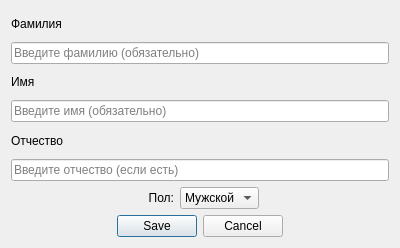
<?xml version="1.0" encoding="UTF-8"?>
<ui version="4.0">
 <class>Dialog</class>
 <widget class="QDialog" name="Dialog">
  <property name="geometry">
   <rect>
    <x>0</x>
    <y>0</y>
    <width>400</width>
    <height>248</height>
   </rect>
  </property>
  <property name="windowTitle">
   <string>Редактор профиля</string>
  </property>
  <layout class="QVBoxLayout" name="verticalLayout_2">
   <item>
    <layout class="QVBoxLayout" name="verticalLayout">
     <item>
      <widget class="QLabel" name="label">
       <property name="text">
        <string>Фамилия</string>
       </property>
      </widget>
     </item>
     <item>
      <widget class="QLineEdit" name="lineEditLastName">
       <property name="placeholderText">
        <string>Введите фамилию (обязательно)</string>
       </property>
      </widget>
     </item>
     <item>
      <widget class="QLabel" name="label_2">
       <property name="text">
        <string>Имя</string>
       </property>
      </widget>
     </item>
     <item>
      <widget class="QLineEdit" name="lineEditFirstName">
       <property name="placeholderText">
        <string>Введите имя (обязательно)</string>
       </property>
      </widget>
     </item>
     <item>
      <widget class="QLabel" name="label_3">
       <property name="text">
        <string>Отчество</string>
       </property>
      </widget>
     </item>
     <item>
      <widget class="QLineEdit" name="lineEditPatronymic">
       <property name="placeholderText">
        <string>Введите отчество (если есть)</string>
       </property>
      </widget>
     </item>
    </layout>
   </item>
   <item>
    <layout class="QHBoxLayout" name="horizontalLayout">
     <property name="rightMargin">
      <number>130</number>
     </property>
     <item>
      <widget class="QLabel" name="label_4">
       <property name="text">
        <string>Пол:</string>
       </property>
       <property name="alignment">
        <set>Qt::AlignmentFlag::AlignRight|Qt::AlignmentFlag::AlignTrailing|Qt::AlignmentFlag::AlignVCenter</set>
       </property>
      </widget>
     </item>
     <item>
      <widget class="QComboBox" name="comboBoxGender">
       <property name="sizePolicy">
        <sizepolicy hsizetype="Fixed" vsizetype="Fixed">
         <horstretch>0</horstretch>
         <verstretch>0</verstretch>
        </sizepolicy>
       </property>
       <property name="layoutDirection">
        <enum>Qt::LayoutDirection::LeftToRight</enum>
       </property>
       <property name="sizeAdjustPolicy">
        <enum>QComboBox::SizeAdjustPolicy::AdjustToContents</enum>
       </property>
       <item>
        <property name="text">
         <string>Мужской</string>
        </property>
       </item>
       <item>
        <property name="text">
         <string>Женский</string>
        </property>
       </item>
      </widget>
     </item>
    </layout>
   </item>
   <item>
    <widget class="QDialogButtonBox" name="buttonBox">
     <property name="layoutDirection">
      <enum>Qt::LayoutDirection::LeftToRight</enum>
     </property>
     <property name="orientation">
      <enum>Qt::Orientation::Horizontal</enum>
     </property>
     <property name="standardButtons">
      <set>QDialogButtonBox::StandardButton::Cancel|QDialogButtonBox::StandardButton::Save</set>
     </property>
     <property name="centerButtons">
      <bool>true</bool>
     </property>
    </widget>
   </item>
  </layout>
 </widget>
 <resources/>
 <connections>
  <connection>
   <sender>buttonBox</sender>
   <signal>accepted()</signal>
   <receiver>Dialog</receiver>
   <slot>accept()</slot>
   <hints>
    <hint type="sourcelabel">
     <x>248</x>
     <y>254</y>
    </hint>
    <hint type="destinationlabel">
     <x>157</x>
     <y>274</y>
    </hint>
   </hints>
  </connection>
  <connection>
   <sender>buttonBox</sender>
   <signal>rejected()</signal>
   <receiver>Dialog</receiver>
   <slot>reject()</slot>
   <hints>
    <hint type="sourcelabel">
     <x>316</x>
     <y>260</y>
    </hint>
    <hint type="destinationlabel">
     <x>286</x>
     <y>274</y>
    </hint>
   </hints>
  </connection>
 </connections>
</ui>
